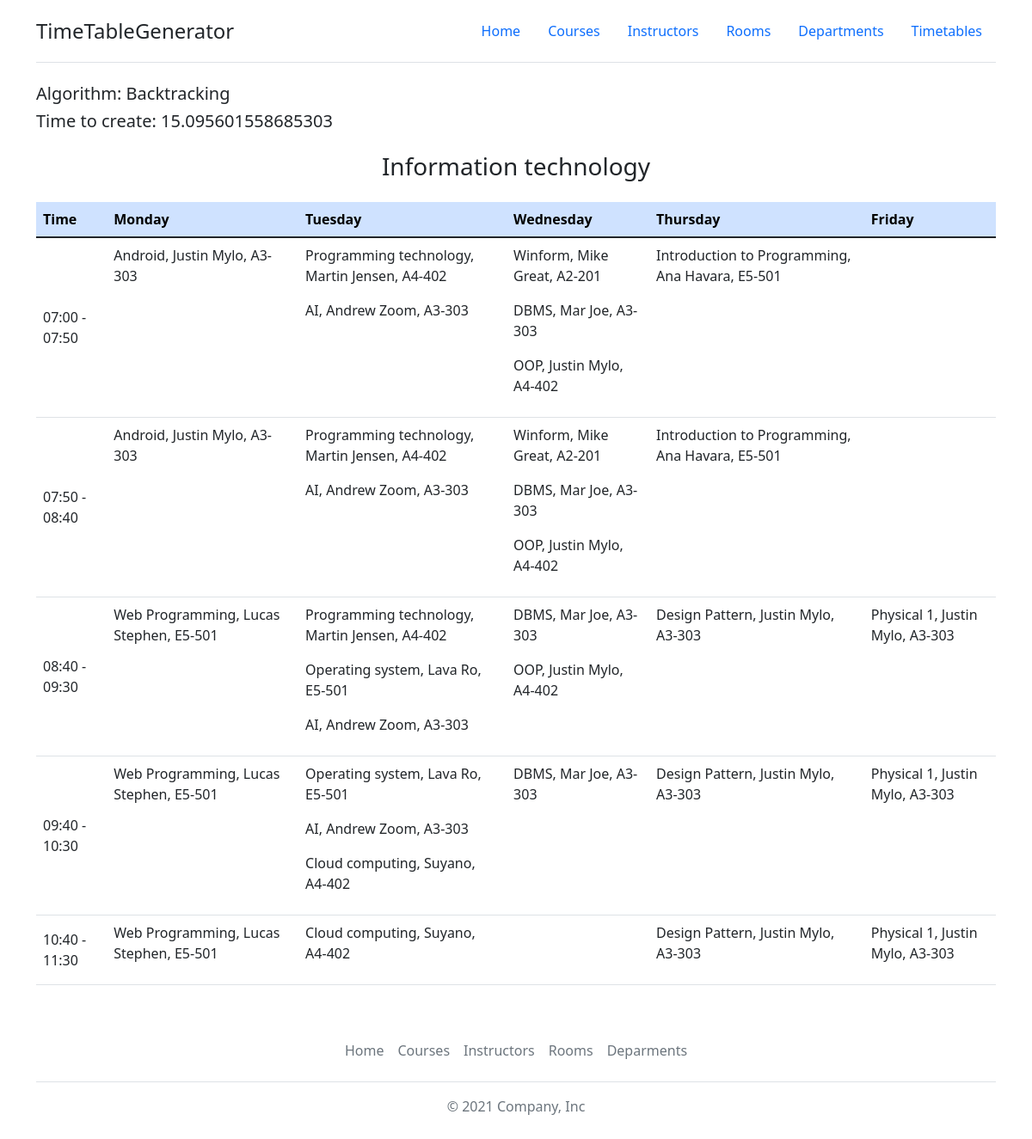
/timetable/view-timetable/2, run on the app's committed database.
### Timetable/models.py (models this page shows, shortened)
class Timetable(models.Model):
    timetable_id = models.AutoField(primary_key=True)
    name = models.CharField(max_length=20, null=True)
    timestamp = models.DateTimeField(auto_now_add=True, null=True)
    time_to_create = models.FloatField(default=0)
    algorithm = models.CharField(max_length=50, null=True)

class Department(models.Model):
    dept_id = models.AutoField(primary_key=True)
    name = models.CharField(max_length=50)
    courses = models.ManyToManyField(Course)

class Session(models.Model):
    TIMESLOTS = (
        ("07:00", "07:50"),
        ("07:50", "08:40"),
        ("08:40", "09:30"),
        ("09:40", "10:30"),
        ("10:40", "11:30"),
    )
    DAYS = (
        ("Monday", "Monday"),
        ("Tuesday", "Tuesday"),
        ("Wednesday", "Wednesday"),
        ("Thursday", "Thursday"),
        ("Friday", "Friday"),
    )
    session_id = models.AutoField(primary_key=True)
    department = models.ForeignKey(Department, null=True, blank=True, on_delete=models.SET_NULL)
    course = models.ForeignKey(Course, null=True, blank=True, on_delete=models.SET_NULL)
    instructor = models.ForeignKey(Instructor, blank=True, null=True, on_delete=models.SET_NULL)
    room = models.ForeignKey(Room, null=True, blank=True, on_delete=SET_NULL)
    number_of_students = models.IntegerField()
    day = models.CharField(max_length=20, choices=DAYS)
    timeslots = models.CharField(max_length=20, choices=TIMESLOTS)
    timetable = models.ForeignKey(Timetable, null=True, blank=True, on_delete=models.CASCADE)

class Course(models.Model):
    course_id = models.AutoField(primary_key=True)
    name = models.CharField(max_length=50)
    number_of_students = models.IntegerField()
    number_of_lessions_per_week = models.IntegerField(default=1)
    instructors = models.ForeignKey(Instructor, on_delete=models.CASCADE, null=True, blank=True)

class Instructor(models.Model):
    inst_id = models.AutoField(primary_key=True)
    name = models.CharField(max_length=50)

class Room(models.Model):
    room_id = models.AutoField(primary_key=True)
    name = models.CharField(max_length=50)
    capacity = models.IntegerField(default=0)
    def __str__(self):
        return self.name

### Timetable/views.py (the view)
# urls.py: path('view-timetable/<str:pk>', views.viewTimetable, name='viewTimetable'),
def viewTimetable(request, pk):
    timetable = Timetable.objects.get(timetable_id=pk)
    sessions = timetable.session_set.all()
    depts = Department.objects.all()
    MEETING_TIMES = [
        "07:00 - 07:50",
        "07:50 - 08:40",
        "08:40 - 09:30",
        "09:40 - 10:30",
        "10:40 - 11:30",
    ]
    DAYS = ["Monday", "Tuesday", "Wednesday", "Thursday", "Friday"]
    context = {
        'timetable': timetable,
        'sessions': sessions,
        'departments': depts,
        'days': DAYS,
        'timeslots': MEETING_TIMES,
    }
    return render(request, 'view-timetable.html', context)

### Timetable/templates/view-timetable.html (shortened to what this page needs)
{% extends 'base.html' %}
{% load static %}
{% block navbar %}
<header class="d-flex flex-wrap justify-content-center py-3 mb-4 border-bottom">
    <a href="{% url 'home' %}" class="d-flex align-items-center mb-3 mb-md-0 me-md-auto text-dark text-decoration-none">
        <span class="fs-4">TimeTableGenerator</span>
    </a>
    <ul class="nav nav-pills">
        <li class="nav-item"><a href="{% url 'home' %}" class="nav-link">Home</a></li>
        <li class="nav-item"><a href="{% url 'courses' %}" class="nav-link">Courses</a></li>
        <li class="nav-item"><a href="{% url 'instructors' %}" class="nav-link">Instructors</a></li>
        <li class="nav-item"><a href="{% url 'rooms' %}" class="nav-link">Rooms</a></li>
        <li class="nav-item"><a href="{% url 'departments' %}" class="nav-link">Departments</a></li>
        <li calss="nav-item"><a href="{% url 'timetables' %}" class="nav-link">Timetables</a></li>
    </ul>
</header>
{% endblock %}
{% block content %}
<div class="container">
    <div>
        <h5>Algorithm: {{ timetable.algorithm }}</h5>
        <h5>Time to create: {{ timetable.time_to_create }}</h5>
    </div>
    {% for department in departments %}
        <div class="row">
            <div class="col-md-12">
                <div class="my-3 d-flex justify-content-center">
                    <h3>{{ department.name }}</h3>
                </div>
                <table class="table table-hover">
                    <thead>
                        <tr class="table-primary">
                            <th>Time</th>
                            <th>Monday</th>
                            <th>Tuesday</th>
                            <th>Wednesday</th>
                            <th>Thursday</th>
                            <th>Friday</th>
                        </tr>
                    </thead>
                    <tbody>
                        {% for timeslot in timeslots %}
                            <tr>
                                <td class="align-middle">{{ timeslot }}</td>
                                {% for day in days %}
                                    <td>
                                        {% for session in sessions %}
                                            {% if session.department.dept_id == department.dept_id %}
                                                {% if session.timeslots == timeslot %}
                                                    {% if session.day == day %}
                                                        <div>
                                                            <p>{{ session.course.name }}, {{ session.instructor.name }}, {{ session.room }}</p>
                                                        </div>
                                                    {% endif %}
                                                {% endif %}
                                            {% endif %}
                                        {% endfor %}
                                    </td>
                                {% endfor %}
                            </tr>
                        {% endfor %}
                    </tbody>
                </table>
            </div>
        </div>
    {% endfor %}
</div>
{% endblock %}

### Timetable/static/css/style.css (style rules this page uses)
a { cursor: pointer; }

### data on the page
Timetable: algorithm "Backtracking", time_to_create "15.095601558685303"
Department: name "Information technology", timeslots "07:00 - 07:50" "07:50 - 08:40" "08:40 - 09:30" "09:40 - 10:30" "10:40 - 11:30"
Session: course.name "Android", instructor.name "Justin Mylo", room "A3-303"
Session: course.name "Programming technology", instructor.name "Martin Jensen", room "A4-402"
Session: course.name "AI", instructor.name "Andrew Zoom", room "A3-303"
Session: course.name "Winform", instructor.name "Mike Great", room "A2-201"
Session: course.name "DBMS", instructor.name "Mar Joe", room "A3-303"
Session: course.name "OOP", instructor.name "Justin Mylo", room "A4-402"
Session: course.name "Introduction to Programming", instructor.name "Ana Havara", room "E5-501"
Session: course.name "Android", instructor.name "Justin Mylo", room "A3-303"
Session: course.name "Programming technology", instructor.name "Martin Jensen", room "A4-402"
Session: course.name "AI", instructor.name "Andrew Zoom", room "A3-303"
Session: course.name "Winform", instructor.name "Mike Great", room "A2-201"
Session: course.name "DBMS", instructor.name "Mar Joe", room "A3-303"
Session: course.name "OOP", instructor.name "Justin Mylo", room "A4-402"
Session: course.name "Introduction to Programming", instructor.name "Ana Havara", room "E5-501"
Session: course.name "Web Programming", instructor.name "Lucas Stephen", room "E5-501"
Session: course.name "Programming technology", instructor.name "Martin Jensen", room "A4-402"
Session: course.name "Operating system", instructor.name "Lava Ro", room "E5-501"
Session: course.name "AI", instructor.name "Andrew Zoom", room "A3-303"
Session: course.name "DBMS", instructor.name "Mar Joe", room "A3-303"
Session: course.name "OOP", instructor.name "Justin Mylo", room "A4-402"
Session: course.name "Design Pattern", instructor.name "Justin Mylo", room "A3-303"
Session: course.name "Physical 1", instructor.name "Justin Mylo", room "A3-303"
Session: course.name "Web Programming", instructor.name "Lucas Stephen", room "E5-501"
Session: course.name "Operating system", instructor.name "Lava Ro", room "E5-501"
Session: course.name "AI", instructor.name "Andrew Zoom", room "A3-303"
Session: course.name "Cloud computing", instructor.name "Suyano", room "A4-402"
Session: course.name "DBMS", instructor.name "Mar Joe", room "A3-303"
Session: course.name "Design Pattern", instructor.name "Justin Mylo", room "A3-303"
Session: course.name "Physical 1", instructor.name "Justin Mylo", room "A3-303"
Session: course.name "Web Programming", instructor.name "Lucas Stephen", room "E5-501"
Session: course.name "Cloud computing", instructor.name "Suyano", room "A4-402"
Session: course.name "Design Pattern", instructor.name "Justin Mylo", room "A3-303"
Session: course.name "Physical 1", instructor.name "Justin Mylo", room "A3-303"
